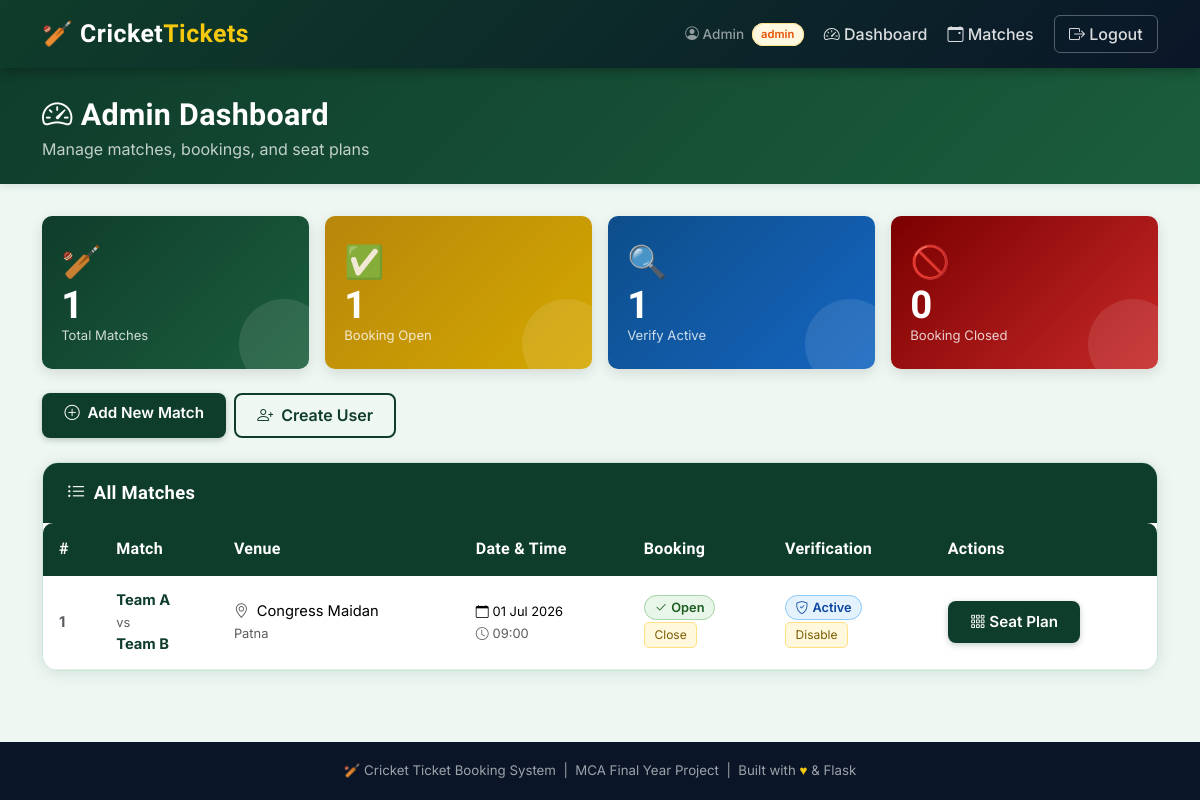
The page /dash_admin (signed in) on the database its author committed.
### models.py (models this page shows)
class User(UserMixin, db.Model):
    __tablename__ = "users"
    id = db.Column(db.Integer, primary_key=True)
    user_type = db.Column(db.String(20), nullable=False)  # audience/admin/verifystaff
    name = db.Column(db.String(100), nullable=False)
    email = db.Column(db.String(120), unique=True, nullable=False)
    mobile = db.Column(db.String(15), nullable=False)
    password_sha = db.Column(db.String(255), nullable=False)
    created_at = db.Column(db.DateTime, default=datetime.utcnow)

class Match(db.Model):
    __tablename__ = "matches"
    id = db.Column(db.Integer, primary_key=True)
    venue_id = db.Column(
        db.Integer,
        db.ForeignKey("venues.id"),
        nullable=False
    )
    team1_id = db.Column(
        db.Integer,
        db.ForeignKey("teams.id"),
        nullable=False
    )
    team2_id = db.Column(
        db.Integer,
        db.ForeignKey("teams.id"),
        nullable=False
    )
    start_time = db.Column(db.DateTime, nullable=False)
    end_time = db.Column(db.DateTime, nullable=False)
    booking_enabled = db.Column(db.Boolean, default=True)
    verification_enabled = db.Column(db.Boolean, default=True)
    venue = db.relationship("Venue")
    team1 = db.relationship("Team", foreign_keys=[team1_id])
    team2 = db.relationship("Team", foreign_keys=[team2_id])
    match_status = db.Column(
    db.String(20),
    default="UPCOMING"
    )

class Team(db.Model):
    __tablename__ = "teams"
    id = db.Column(db.Integer, primary_key=True)
    team_name = db.Column(db.String(100), nullable=False)

class Venue(db.Model):
    __tablename__ = "venues"
    id = db.Column(db.Integer, primary_key=True)
    venue_name = db.Column(db.String(100), nullable=False)
    location = db.Column(db.String(255), nullable=False)

### routes/admin.py (the view)
@admin_bp.route("/dash_admin")
@login_required
def dash_admin():
    if current_user.user_type != "admin":
        flash("Admin access required.")
        return redirect(url_for("auth.login"))
    matches = Match.query.order_by(Match.id.desc()).all()
    return render_template("dash_admin.html", matches=matches)

### app.py (called while the page is built)
@login_manager.user_loader
def load_user(user_id):
    return db.session.get(User, int(user_id))

### templates/dash_admin.html (shortened to what this page needs)
{% extends 'base.html' %}
{% block content %}
<div class="page-header">
  <div class="container">
    <h2><i class="bi bi-speedometer2 me-2"></i>Admin Dashboard</h2>
    <p>Manage matches, bookings, and seat plans</p>
  </div>
</div>
<div class="container pb-5">
  <div class="row g-3 mb-4">
    <div class="col-6 col-md-3">
      <div class="stat-card stat-green">
        <div class="stat-icon">🏏</div>
        <div class="stat-value">{{ matches|length }}</div>
        <div class="stat-label">Total Matches</div>
      </div>
    </div>
    <div class="col-6 col-md-3">
      <div class="stat-card stat-gold">
        <div class="stat-icon">✅</div>
        <div class="stat-value">{{ matches|selectattr('booking_enabled')|list|length }}</div>
        <div class="stat-label">Booking Open</div>
      </div>
    </div>
    <div class="col-6 col-md-3">
      <div class="stat-card stat-blue">
        <div class="stat-icon">🔍</div>
        <div class="stat-value">{{ matches|selectattr('verification_enabled')|list|length }}</div>
        <div class="stat-label">Verify Active</div>
      </div>
    </div>
    <div class="col-6 col-md-3">
      <div class="stat-card stat-red">
        <div class="stat-icon">🚫</div>
        <div class="stat-value">{{ matches|rejectattr('booking_enabled')|list|length }}</div>
        <div class="stat-label">Booking Closed</div>
      </div>
    </div>
  </div>
  <div class="d-flex flex-wrap gap-2 mb-4">
    <a href="/matches" class="btn btn-cricket">
      <i class="bi bi-plus-circle me-1"></i> Add New Match
    </a>
    <a href="/makeUser" class="btn btn-outline-cricket">
      <i class="bi bi-person-plus me-1"></i> Create User
    </a>
  </div>
  <div class="cb-card">
    <div class="cb-card-header">
      <i class="bi bi-list-ul me-2"></i>All Matches
    </div>
    <div class="cb-card-body p-0">
      {% if matches %}
      <div class="table-responsive">
        <table class="table cb-table mb-0">
          <thead>
            <tr>
              <th>#</th>
              <th>Match</th>
              <th>Venue</th>
              <th>Date & Time</th>
              <th>Booking</th>
              <th>Verification</th>
              <th>Actions</th>
            </tr>
          </thead>
          <tbody>
            {% for match in matches %}
            <tr>
              <td class="fw-bold text-muted">{{ match.id }}</td>
              <td>
                <div class="fw-bold text-cricket">{{ match.team1.team_name }}</div>
                <small class="text-muted">vs</small>
                <div class="fw-bold text-cricket">{{ match.team2.team_name }}</div>
              </td>
              <td>
                <i class="bi bi-geo-alt text-muted me-1"></i>
                {{ match.venue.venue_name }}<br>
                <small class="text-muted">{{ match.venue.location }}</small>
              </td>
              <td>
                <small><i class="bi bi-calendar me-1"></i>{{ match.start_time.strftime('%d %b %Y') if match.start_time else '—' }}</small><br>
                <small class="text-muted"><i class="bi bi-clock me-1"></i>{{ match.start_time.strftime('%H:%M') if match.start_time else '' }}</small>
              </td>
              <td>
                {% if match.booking_enabled %}
                  <span class="cb-badge badge-active"><i class="bi bi-check2 me-1"></i>Open</span>
                {% else %}
                  <span class="cb-badge badge-cancelled"><i class="bi bi-x me-1"></i>Closed</span>
                {% endif %}
                <br>
                <a href="/toggle_booking/{{ match.id }}"
                   class="btn btn-sm mt-1"
                   style="font-size:.75rem;padding:.2rem .6rem;
                          background:{{ '#fff8dc' if match.booking_enabled else '#e8f5e9' }};
                          color:{{ '#7a5c00' if match.booking_enabled else '#1b5e20' }};
                          border:1px solid {{ '#ffe082' if match.booking_enabled else '#a5d6a7' }};
                          border-radius:5px;"
                   onclick="return confirm('Toggle booking status for this match?')">
                  {{ 'Close' if match.booking_enabled else 'Open' }}
                </a>
              </td>
              <td>
                {% if match.verification_enabled %}
                  <span class="cb-badge badge-verified"><i class="bi bi-shield-check me-1"></i>Active</span>
                {% else %}
                  <span class="cb-badge badge-cancelled"><i class="bi bi-shield-x me-1"></i>Inactive</span>
                {% endif %}
                <br>
                <a href="/toggle_verification/{{ match.id }}"
                   class="btn btn-sm mt-1"
                   style="font-size:.75rem;padding:.2rem .6rem;
                          background:{{ '#fff8dc' if match.verification_enabled else '#e8f5e9' }};
                          color:{{ '#7a5c00' if match.verification_enabled else '#1b5e20' }};
                          border:1px solid {{ '#ffe082' if match.verification_enabled else '#a5d6a7' }};
                          border-radius:5px;"
                   onclick="return confirm('Toggle verification status?')">
                  {{ 'Disable' if match.verification_enabled else 'Enable' }}
                </a>
              </td>
              <td>
                <a href="/seat_plan/{{ match.id }}" class="btn btn-cricket btn-sm">
                  <i class="bi bi-grid-3x3-gap me-1"></i>Seat Plan
                </a>
              </td>
            </tr>
            {% endfor %}
          </tbody>
        </table>
      </div>
      {% endif %}
    </div>
  </div>
</div>
{% endblock %}

### templates/base.html (shortened to what this page needs)
<!DOCTYPE html>
<html lang="en">
<head>
  <link rel="stylesheet" href="https://cdn.jsdelivr.net/npm/bootstrap@5.3.2/dist/css/bootstrap.min.css">
  <link rel="stylesheet" href="https://cdn.jsdelivr.net/npm/bootstrap-icons@1.11.3/font/bootstrap-icons.min.css">
  <link rel="stylesheet" href="{{ url_for('static', filename='css/style.css') }}">
</head>
<body>
<nav class="navbar navbar-expand-lg navbar-cricket">
  <div class="container">
    <a class="navbar-brand" href="/">
      🏏 Cricket<span>Tickets</span>
    </a>
    <div class="collapse navbar-collapse" id="navMenu">
      <ul class="navbar-nav ms-auto align-items-lg-center gap-lg-1">
        {% if current_user.is_authenticated %}
          <li class="nav-item">
            <span class="nav-link" style="color:rgba(255,255,255,.55)!important; font-size:.85rem;">
              <i class="bi bi-person-circle"></i> {{ current_user.name }}
              <span class="cb-badge badge-upcoming ms-1" style="font-size:.7rem;">{{ current_user.user_type }}</span>
            </span>
          </li>
          {% if current_user.user_type == 'admin' %}
            <li class="nav-item"><a class="nav-link" href="/dash_admin"><i class="bi bi-speedometer2"></i> Dashboard</a></li>
            <li class="nav-item"><a class="nav-link" href="/matches"><i class="bi bi-calendar-event"></i> Matches</a></li>
          {% elif current_user.user_type == 'audience' %}
            <li class="nav-item"><a class="nav-link" href="/dash_user"><i class="bi bi-house"></i> Home</a></li>
            <li class="nav-item"><a class="nav-link" href="/my_tickets"><i class="bi bi-ticket-perforated"></i> My Tickets</a></li>
          {% elif current_user.user_type == 'verifystaff' %}
            <li class="nav-item"><a class="nav-link" href="/dash_verify"><i class="bi bi-shield-check"></i> Dashboard</a></li>
            <li class="nav-item"><a class="nav-link" href="/verify_ticket"><i class="bi bi-qr-code-scan"></i> Scan QR</a></li>
          {% endif %}
          <li class="nav-item ms-lg-2">
            <a class="nav-link" href="/logout" style="border:1px solid rgba(255,255,255,.3);border-radius:6px;padding:.35rem .9rem!important;">
              <i class="bi bi-box-arrow-right"></i> Logout
            </a>
          </li>
        {% endif %}
      </ul>
    </div>
  </div>
</nav>
<main>
{% block content %}{% endblock %}
</main>
<footer class="site-footer">
  <span>🏏</span> Cricket Ticket Booking System &nbsp;|&nbsp;
  MCA Final Year Project &nbsp;|&nbsp; Built with <span>♥</span> &amp; Flask
</footer>
</body>
</html>

### static/css/style.css (style rules this page uses)
:root { --cb-green: #0F3D2B; --cb-green-mid: #1B5E3D; --cb-green-light: #4CAF7D; --cb-gold: #F6C90E; --cb-gold-dark: #C9A800; --cb-dark: #0A1628; --cb-light: #EFF7F3; --cb-border: #C8E6D6; --cb-shadow: rgba(15,61,43,0.12); --cb-radius: 10px; --cb-radius-lg: 16px; }
body { font-family: 'Inter', sans-serif; background: var(--cb-light); color: #1a2e22; min-height: 100vh; display: flex; flex-direction: column; }
h1,h2,h3,h4,h5,.display-heading { font-family: 'Rajdhani', sans-serif; font-weight: 700; letter-spacing: 0.3px; }
main { flex: 1; }
.navbar-cricket { background: linear-gradient(135deg, var(--cb-green) 0%, var(--cb-dark) 100%); box-shadow: 0 2px 12px rgba(0,0,0,0.35); padding: 0.65rem 1rem; }
.navbar-cricket .navbar-brand { font-family: 'Rajdhani', sans-serif; font-size: 1.55rem; font-weight: 700; color: #fff !important; letter-spacing: 0.5px; }
.navbar-cricket .navbar-brand span { color: var(--cb-gold); }
.navbar-cricket .nav-link { color: rgba(255,255,255,0.85) !important; font-weight: 500; transition: color 0.2s; padding: 0.45rem 0.9rem; border-radius: 6px; }
.page-header { background: linear-gradient(135deg, var(--cb-green) 0%, var(--cb-green-mid) 100%); color: #fff; padding: 1.8rem 0 1.4rem; margin-bottom: 2rem; box-shadow: 0 2px 8px var(--cb-shadow); }
.page-header h2 { font-size: 1.9rem; margin: 0; color: #fff; }
.page-header p { color: rgba(255,255,255,0.75); margin: 0.25rem 0 0; }
.cb-card { background: #fff; border-radius: var(--cb-radius-lg); box-shadow: 0 2px 16px var(--cb-shadow); border: 1px solid var(--cb-border); overflow: hidden; }
.cb-card-header { background: var(--cb-green); color: #fff; padding: 1rem 1.5rem; font-family: 'Rajdhani', sans-serif; font-size: 1.15rem; font-weight: 700; letter-spacing: 0.3px; }
.cb-card-body { padding: 1.5rem; }
.stat-card { border-radius: var(--cb-radius); padding: 1.4rem 1.2rem; color: #fff; position: relative; overflow: hidden; box-shadow: 0 4px 14px rgba(0,0,0,0.12); }
.stat-card::after { content:''; position:absolute; bottom:-20px; right:-20px; width:90px; height:90px; border-radius:50%; background: rgba(255,255,255,0.1); }
.stat-card .stat-icon { font-size:2rem; opacity:.85; }
.stat-card .stat-value { font-family:'Rajdhani',sans-serif; font-size:2.4rem; font-weight:700; line-height:1; }
.stat-card .stat-label { font-size:.82rem; opacity:.8; margin-top:2px; }
.stat-green { background: linear-gradient(135deg,#0F3D2B,#1B5E3D); }
.stat-gold { background: linear-gradient(135deg,#b8860b,#d4a800); }
.stat-blue { background: linear-gradient(135deg,#0d4e8a,#1565c0); }
.stat-red { background: linear-gradient(135deg,#7b0000,#c62828); }
.cb-table { border-radius: var(--cb-radius); overflow: hidden; box-shadow: 0 2px 8px var(--cb-shadow); font-size: .92rem; }
.cb-table thead th { background: var(--cb-green); color: #fff; font-family: 'Rajdhani', sans-serif; font-size: 1rem; font-weight: 600; letter-spacing: 0.3px; border: none; padding: 0.9rem 1rem; }
.cb-table tbody td { padding: 0.85rem 1rem; vertical-align: middle; border-color: #e3f0e9; }
.btn-cricket { background: var(--cb-green); color: #fff; border: none; border-radius: 8px; font-weight: 600; padding: .6rem 1.4rem; font-size: .95rem; transition: background 0.2s, transform 0.15s, box-shadow 0.2s; box-shadow: 0 2px 6px rgba(15,61,43,0.25); }
.btn-outline-cricket { border: 2px solid var(--cb-green); color: var(--cb-green); border-radius: 8px; font-weight: 600; background: transparent; padding: .55rem 1.3rem; transition: all .2s; }
.badge-active { background:#e8f5e9; color:#1b5e20; border:1px solid #a5d6a7; }
.badge-verified { background:#e3f2fd; color:#0d47a1; border:1px solid #90caf9; }
.badge-upcoming { background:#fff8e1; color:#e65100; border:1px solid #ffe082; }
.cb-badge { padding: .3em .75em; border-radius: 20px; font-size: .8rem; font-weight: 600; }
.site-footer { background: var(--cb-dark); color: rgba(255,255,255,.6); text-align: center; padding: 1.2rem; font-size: .83rem; margin-top: auto; }
.site-footer span { color: var(--cb-gold); }
.text-cricket { color: var(--cb-green) !important; }

### rows shown on the page
User: name "Admin", user_type "admin"
Match: id "1", team1.team_name "Team A", team2.team_name "Team B", venue.venue_name "Congress Maidan", venue.location "Patna", start_time "01 Jul 2026", start_time "09:00", shows "Open", booking_enabled "Close", shows "Active", verification_enabled "Disable"

### other values the page prints
{{ matches|length }} "1"
{{ matches|selectattr('booking_enabled')|list|length }} "1"
{{ matches|selectattr('verification_enabled')|list|length }} "1"
{{ matches|rejectattr('booking_enabled')|list|length }} "0"
